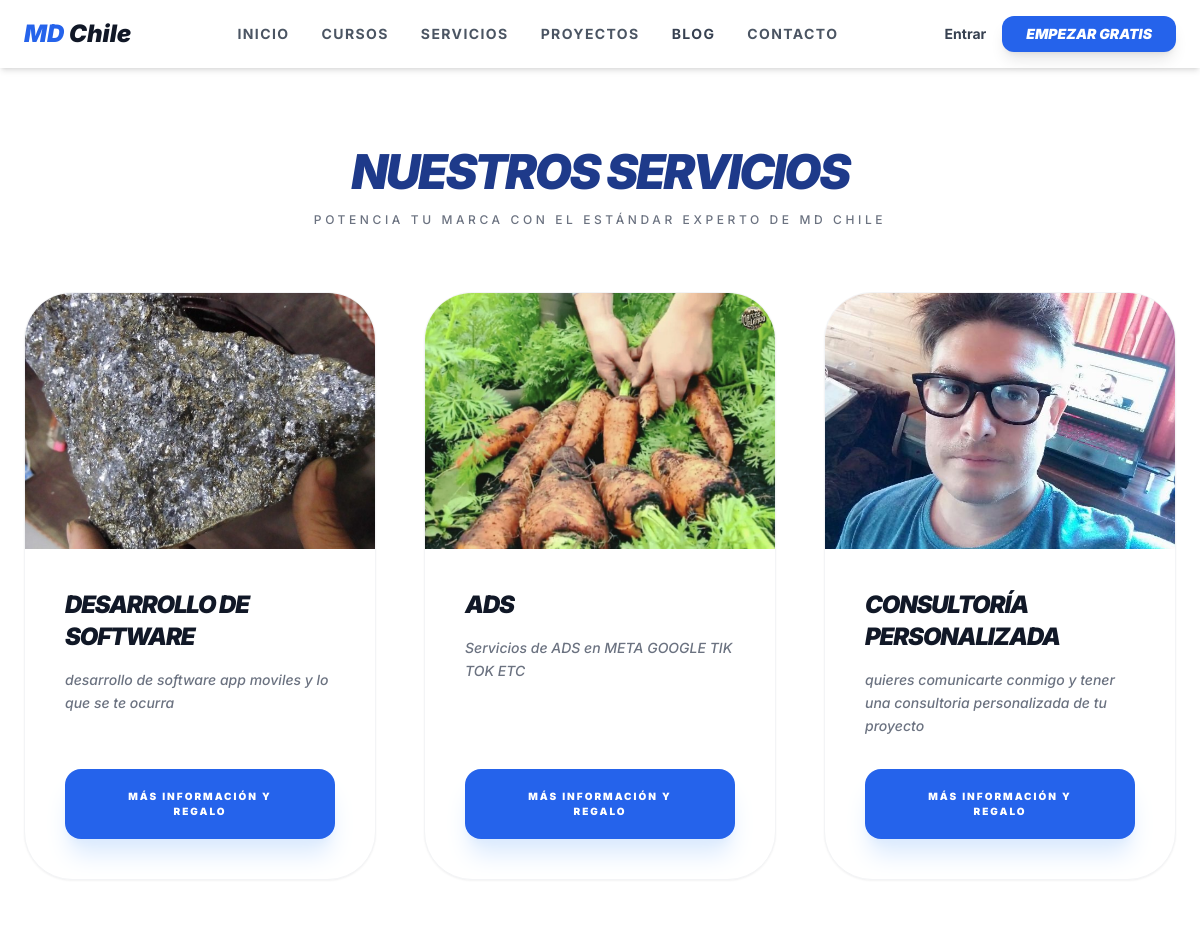
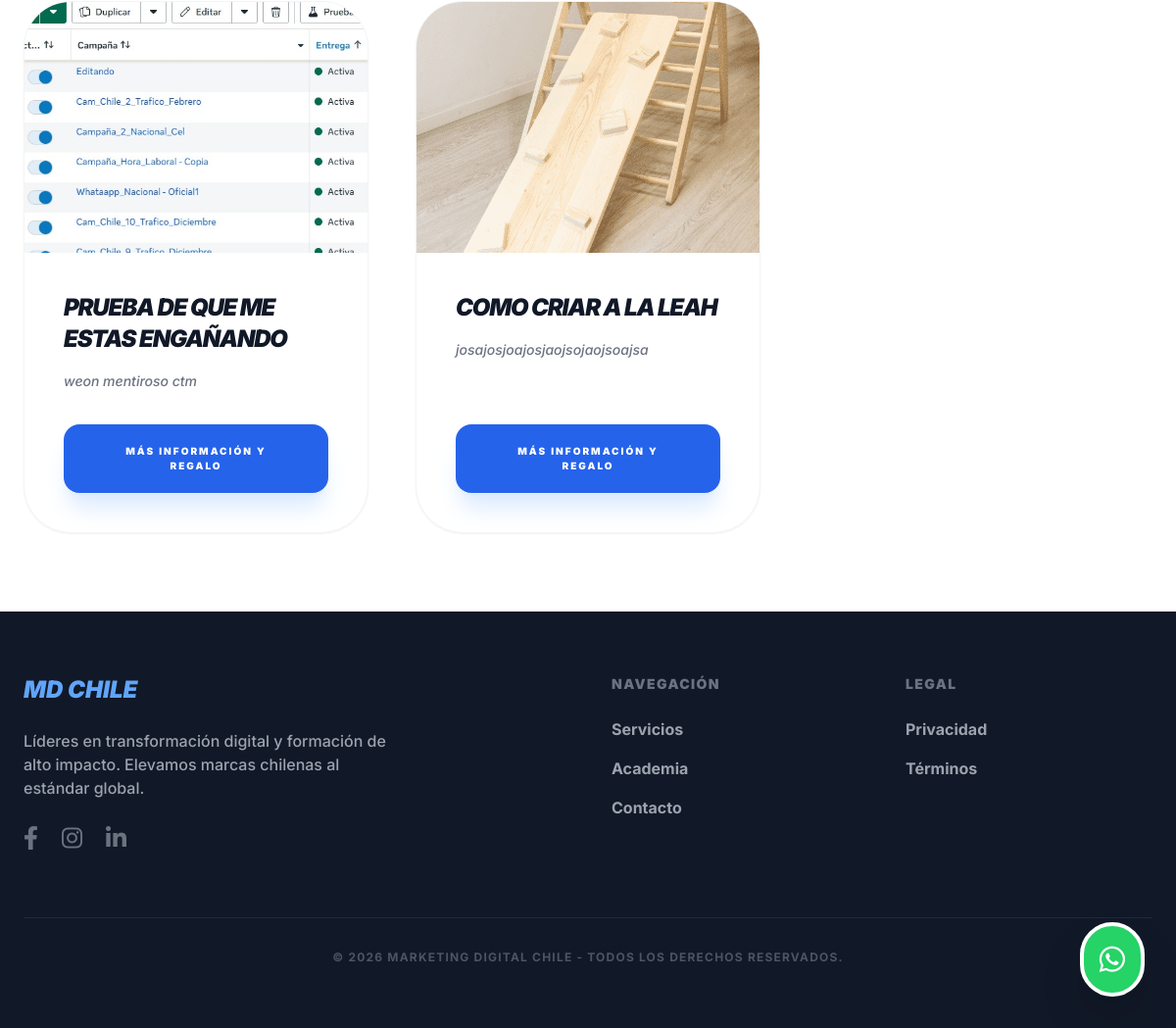
The app's page /servicios/ with its own data (2 pictures, top to bottom).
### agency/models.py (models this page shows, shortened)
class Service(models.Model):
    title = models.CharField(max_length=200, verbose_name="Nombre del Servicio")
    slug = models.SlugField(unique=True, blank=True)
    icon_emoji = models.CharField(max_length=10, default="🚀")
    short_description = models.TextField(max_length=300)
    long_description = models.TextField()
    banner_image = models.ImageField(upload_to='services/banners/')
    video_url = models.URLField(blank=True, null=True)
    reels_links = models.TextField(blank=True, null=True)
    order = models.PositiveIntegerField(default=0)
    is_active = models.BooleanField(default=True)
    regalo_pdf = models.FileField(upload_to='leads/pdfs/', blank=True, null=True, verbose_name="Ebook PDF de Regalo")
    regalo_video_privado = models.URLField(blank=True, null=True, verbose_name="URL Video Privado")
    cta_regalo_text = models.CharField(max_length=100, default="¡Descargar mi regalo ahora!", verbose_name="Texto del Botón")
    class Meta:
        ordering = ['order']

### courses/views.py (the view)
# urls.py: path('servicios/', views.services_list, name='services_list'),
def services_list(request):
    servicios_reales = Service.objects.filter(is_active=True).order_by('order')
    return render(request, 'servicios_academia.html', {'servicios': servicios_reales})

### courses/templates/servicios_academia.html (shortened to what this page needs)
{% extends 'base.html' %}
{% block content %}
<div class="bg-white py-20 px-6">
    <div class="max-w-7xl mx-auto text-center">
        <h1 class="text-5xl font-black text-blue-900 mb-4 uppercase italic tracking-tighter">Nuestros Servicios</h1>
        <p class="text-gray-500 font-medium mb-16 uppercase text-xs tracking-[0.3em]">Potencia tu marca con el estándar experto de MD Chile</p>
        <div class="grid grid-cols-1 md:grid-cols-3 gap-12">
            {% for s in servicios %}
                <div class="bg-white rounded-[3rem] overflow-hidden border border-gray-100 shadow-sm hover:shadow-2xl transition-all duration-700 group flex flex-col h-full">
                    <div class="h-64 overflow-hidden relative">
                        {% if s.banner_image %}
                            <img src="{{ s.banner_image.url }}" alt="{{ s.title }}" class="w-full h-full object-cover group-hover:scale-110 transition-transform duration-700">
                        {% else %}
                            <div class="w-full h-full bg-blue-50 flex items-center justify-center text-5xl">🚀</div>
                        {% endif %}
                    </div>
                    <div class="p-10 flex flex-col flex-grow text-left">
                        <h3 class="text-2xl font-black text-gray-900 mb-4 uppercase italic tracking-tighter">
                            {{ s.title }}
                        </h3>
                        <p class="text-gray-500 text-sm font-medium leading-relaxed mb-8 italic flex-grow">
                            {{ s.short_description }}
                        </p>
                        <a href="{% url 'service_detail' s.slug %}" class="inline-block bg-blue-600 text-white text-center px-10 py-5 rounded-2xl font-black text-[10px] uppercase tracking-[0.2em] hover:bg-blue-900 transition-all shadow-xl shadow-blue-100 transform hover:-translate-y-1">
                            Más Información y Regalo
                        </a>
                    </div>
                </div>
            {% empty %}
                <div class="col-span-3 py-24 bg-gray-50 rounded-[3rem] border-2 border-dashed border-gray-200">
                    <p class="text-gray-400 font-bold uppercase italic tracking-widest text-center">Sin servicios activos en el panel.</p>
                </div>
            {% endfor %}
        </div>
    </div>
</div>
{% endblock %}

### templates/base.html (style rules this page uses)
body { font-family: 'Inter', sans-serif; }

### records on screen
Service: banner_image (picture), title "DESARROLLO DE SOFTWARE", short_description "desarrollo de software app moviles y lo que se te ocurra"
Service: banner_image (picture), title "ADS", short_description "Servicios de ADS en META GOOGLE TIK TOK ETC"
Service: banner_image (picture), title "CONSULTORÍA PERSONALIZADA", short_description "quieres comunicarte conmigo y tener una consultoria personalizada de tu proyecto"
Service: banner_image (picture), title "PRUEBA DE QUE ME ESTAS ENGAÑANDO", short_description "weon mentiroso ctm"
Service: banner_image (picture), title "COMO CRIAR A LA LEAH", short_description "josajosjoajosjaojsojaojsoajsa"
